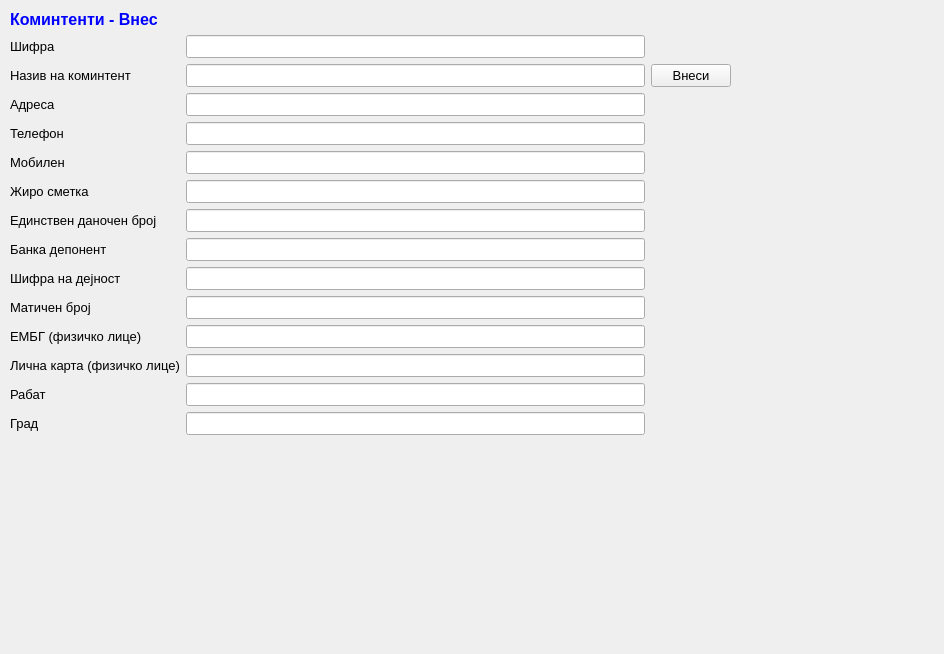
<?xml version="1.0" encoding="UTF-8"?>
<ui version="4.0">
 <class>KomintentiVnes</class>
 <widget class="QWidget" name="KomintentiVnes">
  <property name="geometry">
   <rect>
    <x>0</x>
    <y>0</y>
    <width>944</width>
    <height>654</height>
   </rect>
  </property>
  <property name="windowTitle">
   <string>Form</string>
  </property>
  <widget class="QWidget" name="layoutWidget">
   <property name="geometry">
    <rect>
     <x>10</x>
     <y>10</y>
     <width>721</width>
     <height>501</height>
    </rect>
   </property>
   <property name="font">
    <font>
     <pointsize>10</pointsize>
    </font>
   </property>
   <layout class="QGridLayout" name="gridLayout">
    <item row="7" column="0">
     <widget class="QLabel" name="label_7">
      <property name="text">
       <string>Единствен даночен број</string>
      </property>
     </widget>
    </item>
    <item row="8" column="1">
     <widget class="QLineEdit" name="lineEdit_7"/>
    </item>
    <item row="9" column="1">
     <widget class="QLineEdit" name="lineEdit_8"/>
    </item>
    <item row="9" column="0">
     <widget class="QLabel" name="label_8">
      <property name="text">
       <string>Шифра на дејност</string>
      </property>
     </widget>
    </item>
    <item row="10" column="1">
     <widget class="QLineEdit" name="lineEdit_9"/>
    </item>
    <item row="10" column="0">
     <widget class="QLabel" name="label_11">
      <property name="text">
       <string>Матичен број</string>
      </property>
     </widget>
    </item>
    <item row="0" column="0" colspan="2">
     <widget class="QLabel" name="label_16">
      <property name="text">
       <string>&lt;html&gt;&lt;head&gt;&lt;meta name=&quot;qrichtext&quot; content=&quot;1&quot; /&gt;&lt;style type=&quot;text/css&quot;&gt;
p, li { white-space: pre-wrap; }
&lt;/style&gt;&lt;/head&gt;&lt;body style=&quot; font-family:'MS Shell Dlg 2'; font-size:8.25pt; font-weight:400; font-style:normal; text-decoration:none;&quot;&gt;
&lt;p style=&quot; margin-top:0px; margin-bottom:0px; margin-left:0px; margin-right:0px; -qt-block-indent:0; text-indent:0px; font-size:8pt;&quot;&gt;&lt;span style=&quot; font-size:12pt; font-weight:600; color:#0000ff;&quot;&gt;Коминтенти - Внес &lt;/span&gt;&lt;/p&gt;&lt;/body&gt;&lt;/html&gt;</string>
      </property>
     </widget>
    </item>
    <item row="2" column="0">
     <widget class="QLabel" name="label">
      <property name="text">
       <string>Назив на коминтент</string>
      </property>
     </widget>
    </item>
    <item row="2" column="1">
     <widget class="QLineEdit" name="lineEdit"/>
    </item>
    <item row="2" column="2">
     <widget class="QPushButton" name="pushButton">
      <property name="text">
       <string>Внеси</string>
      </property>
      <property name="icon">
       <iconset>
        <normaloff>:/sterna/Resources/key_f9.png</normaloff>:/sterna/Resources/key_f9.png</iconset>
      </property>
     </widget>
    </item>
    <item row="3" column="0">
     <widget class="QLabel" name="label_2">
      <property name="text">
       <string>Адреса</string>
      </property>
     </widget>
    </item>
    <item row="3" column="1">
     <widget class="QLineEdit" name="lineEdit_2"/>
    </item>
    <item row="4" column="0">
     <widget class="QLabel" name="label_3">
      <property name="text">
       <string>Телефон</string>
      </property>
     </widget>
    </item>
    <item row="4" column="1">
     <widget class="QLineEdit" name="lineEdit_3"/>
    </item>
    <item row="5" column="0">
     <widget class="QLabel" name="label_4">
      <property name="text">
       <string>Мобилен</string>
      </property>
      <property name="buddy">
       <cstring>label_4</cstring>
      </property>
     </widget>
    </item>
    <item row="5" column="1">
     <widget class="QLineEdit" name="lineEdit_4"/>
    </item>
    <item row="6" column="0">
     <widget class="QLabel" name="label_6">
      <property name="text">
       <string>Жиро сметка</string>
      </property>
     </widget>
    </item>
    <item row="8" column="0">
     <widget class="QLabel" name="label_5">
      <property name="text">
       <string>Банка депонент</string>
      </property>
     </widget>
    </item>
    <item row="11" column="0">
     <widget class="QLabel" name="label_10">
      <property name="text">
       <string>ЕМБГ (физичко лице)</string>
      </property>
     </widget>
    </item>
    <item row="11" column="1">
     <widget class="QLineEdit" name="lineEdit_10">
      <property name="maxLength">
       <number>13</number>
      </property>
     </widget>
    </item>
    <item row="12" column="0">
     <widget class="QLabel" name="label_9">
      <property name="text">
       <string>Лична карта (физичко лице)</string>
      </property>
     </widget>
    </item>
    <item row="12" column="1">
     <widget class="QLineEdit" name="lineEdit_11"/>
    </item>
    <item row="13" column="0">
     <widget class="QLabel" name="label_12">
      <property name="text">
       <string>Рабат</string>
      </property>
     </widget>
    </item>
    <item row="13" column="1">
     <widget class="QLineEdit" name="lineEdit_12"/>
    </item>
    <item row="14" column="0">
     <widget class="QLabel" name="label_13">
      <property name="text">
       <string>Град</string>
      </property>
     </widget>
    </item>
    <item row="14" column="1">
     <widget class="QLineEdit" name="lineEdit_13"/>
    </item>
    <item row="7" column="1">
     <widget class="QLineEdit" name="lineEdit_6"/>
    </item>
    <item row="6" column="1">
     <widget class="QLineEdit" name="lineEdit_5">
      <property name="maxLength">
       <number>15</number>
      </property>
     </widget>
    </item>
    <item row="1" column="1">
     <widget class="QLineEdit" name="lineEdit_14"/>
    </item>
    <item row="1" column="0">
     <widget class="QLabel" name="label_14">
      <property name="text">
       <string>Шифра</string>
      </property>
     </widget>
    </item>
    <item row="15" column="0">
     <spacer name="verticalSpacer">
      <property name="orientation">
       <enum>Qt::Vertical</enum>
      </property>
      <property name="sizeHint" stdset="0">
       <size>
        <width>20</width>
        <height>40</height>
       </size>
      </property>
     </spacer>
    </item>
   </layout>
  </widget>
 </widget>
 <tabstops>
  <tabstop>lineEdit_14</tabstop>
  <tabstop>lineEdit</tabstop>
  <tabstop>lineEdit_2</tabstop>
  <tabstop>lineEdit_3</tabstop>
  <tabstop>lineEdit_4</tabstop>
  <tabstop>lineEdit_5</tabstop>
  <tabstop>lineEdit_6</tabstop>
  <tabstop>lineEdit_7</tabstop>
  <tabstop>lineEdit_8</tabstop>
  <tabstop>lineEdit_9</tabstop>
  <tabstop>lineEdit_10</tabstop>
  <tabstop>lineEdit_11</tabstop>
  <tabstop>lineEdit_12</tabstop>
  <tabstop>lineEdit_13</tabstop>
  <tabstop>pushButton</tabstop>
 </tabstops>
 <resources/>
 <connections/>
</ui>
